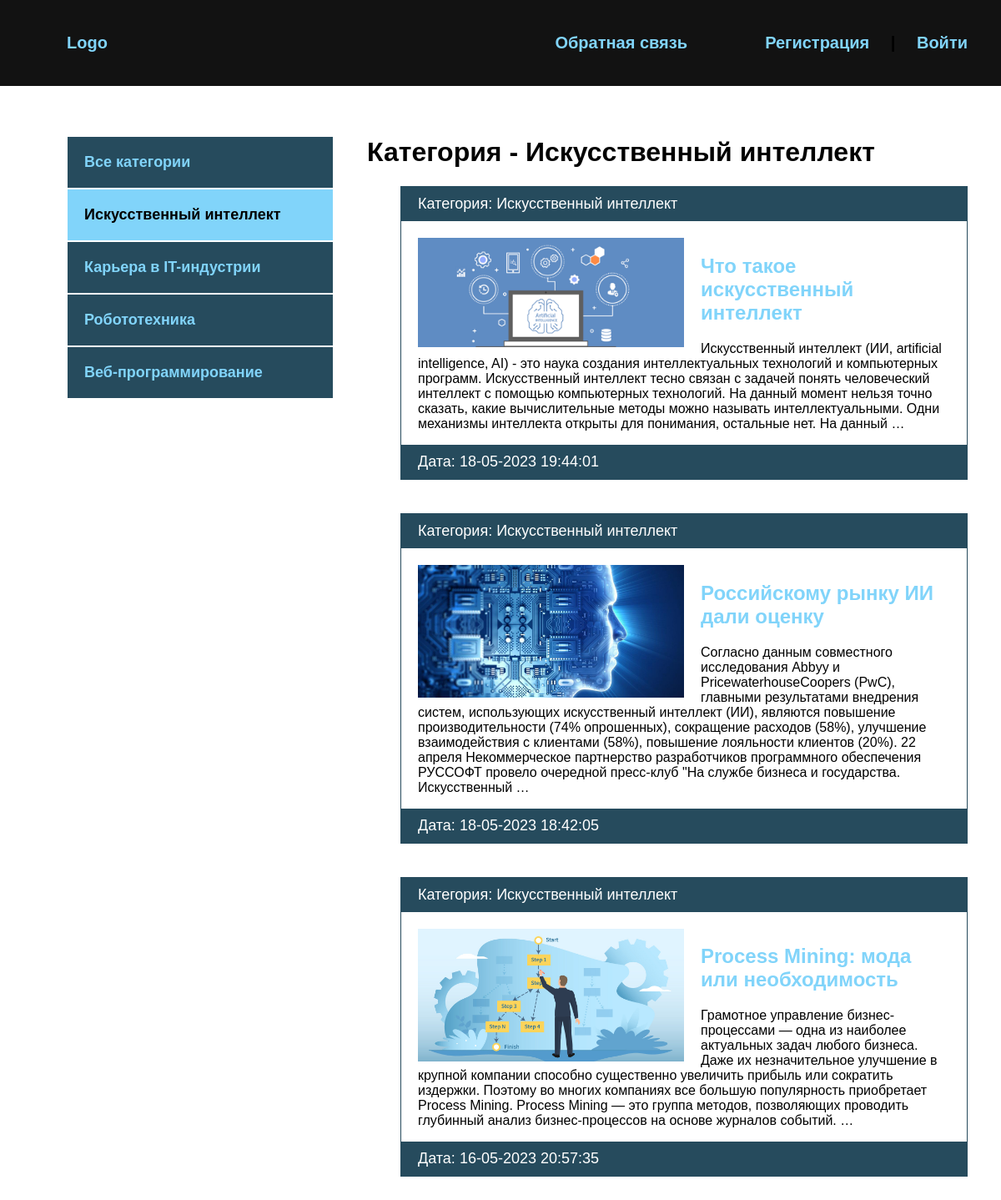
The page /category/iskusstvennyj-intellekt/ on the database its author committed.
### blog/models.py (models this page shows, shortened)
class Category(models.Model):
    name = models.CharField(max_length=255, verbose_name='Категория')
    slug = models.SlugField(max_length=255, unique=True, verbose_name='URL')
    def __str__(self):
        return self.name
    def get_absolute_url(self):
        return reverse('category', kwargs={'cat_slug': self.slug})
    class Meta:
        verbose_name = "Категорию"
        verbose_name_plural = "Категории"

class Blog(models.Model):
    title = models.CharField(max_length=255, verbose_name='Название')
    slug = models.SlugField(max_length=255, unique=True, verbose_name="URL")
    content = models.TextField(blank=True, verbose_name='Контент')
    photo = models.ImageField(upload_to="photos/%Y/%m/%d/", blank=True, verbose_name='Фото')
    time_created = models.DateTimeField(auto_now_add=True, verbose_name='Дата публикации')
    time_update = models.DateTimeField(auto_now=True, verbose_name='Дата обновления')
    is_published = models.BooleanField(default=True, verbose_name='Опубликовано')
    cat = models.ForeignKey('Category', on_delete=models.PROTECT, verbose_name='Категория')
    def get_absolute_url(self):
        return reverse('post', kwargs={'post_slug': self.slug})
    class Meta:
        verbose_name = "Новость"
        verbose_name_plural = "Новости"
        ordering = ['-time_created']

### blog/views.py (the view)
# urls.py: path('category/<slug:cat_slug>/', BlogCategory.as_view(), name='category'),
class BlogCategory(DataMixin, ListView):
    model = Blog
    template_name = "blog/index.html"
    context_object_name = 'posts'
    allow_empty = False
    def get_queryset(self):
        return Blog.objects.filter(cat__slug=self.kwargs['cat_slug'], is_published=True).select_related('cat')
    def get_context_data(self, *, object_list=None, **kwargs):
        context = super().get_context_data(**kwargs)
        c = Category.objects.get(slug=self.kwargs['cat_slug'])
        c_def = self.get_user_context(title='Категория - ' + str(c.name), cat_selected=c.pk)
        return dict(list(context.items()) + list(c_def.items()))

### blog/utils.py (called while the page is built)
    def get_user_context(self, **kwargs):
        context = kwargs
        cats = Category.objects.annotate(Count('blog'))
        user_menu = menu.copy()
        if not self.request.user.is_authenticated:
            user_menu.pop(0)
        context['menu'] = user_menu
        context['cats'] = cats
        if 'cat_selected' not in context:
            context['cat_selected'] = 0
        return context

### blog/templates/blog/index.html
{% extends 'blog/base.html' %}
{% block content %}
{% load static %}
<h1>{{ title }}</h1>
<ul>
    {% for p in posts %}
    <li>
        <p class="first">Категория: {{p.cat}}</p>
        <div class="text">
            {% if p.photo %}
            <img src="{{ p.photo.url }}" class="image" alt="">
            {% else %}
            <img src="{% static 'blog/default.jpg' %}" class="image" alt="">
            {% endif %}
            <h2><a href="{{ p.get_absolute_url }}">{{ p.title }}</a></h2>
            <p>{{ p.content|safe|truncatewords:50 }}</p>
        </div>
        <p class="date">Дата: {{ p.time_update|date:"d-m-Y H:i:s" }}</p>
    </li>
    {% endfor %}
</ul>
{% endblock %}

### blog/templates/blog/base.html (shortened to what this page needs)
{% load static %}
{% load blog_tags %}
<!DOCTYPE html>
<html lang="en">
<head>
    <link rel="stylesheet" href="{% static 'css/style.css' %}">
</head>
<body>
    <div class="header">
        <div class="wrap">
            <ul class="mainmenu">
                <li class="logo"><a href="{% url 'index' %}">Logo</a></li>
                {% for m in menu %}
                <li class="last"><a href="{% url m.url_name %}">{{ m.title }}</a></li>
                {% endfor %}
                {% if request.user.is_authenticated %}
                <li class="last">{{ user.username }} | <a href="{% url 'logout' %}">Выйти</a></li>
                {% else %}
                <li class="last"><a href="{% url 'register' %}">Регистрация</a> |
                    <a href="{% url 'login' %}">Войти</a></li>
                {% endif %}
            </ul>
        </div>
    </div>
    <div class="content">
        <div class="wrap">
            <div class="sidebar">
                <ul>
                    {% if cat_selected == 0 %}
                    <li class="selected">Все категории</li>
                    {% else %}
                    <li><a href="{% url 'index' %}">Все категории</a></li>
                    {% endif %}
                    {% for c in cats %}
                        {% if c.blog__count > 0 %}
                            {% if c.pk == cat_selected %}
                            <li class="selected">{{ c.name }}</li>
                            {% else %}
                            <li><a href="{{ c.get_absolute_url }}">{{ c.name }}</a></li>
                            {% endif %}
                        {% endif %}
                    {% endfor %}
                </ul>
            </div>
            <div class="main">
                {% block content %}
                {% endblock %}
            </div>
        </div>
    </div>
</body>
</html>

### blog/static/css/style.css (style rules this page uses)
body { margin: 0; padding: 0; background: #264b5d; font-family: Verdana, Geneva, Tahoma, sans-serif; }
.wrap { max-width: 1200px; margin: 0 auto; }
.content .wrap { background: #FFF; padding: 40px; box-sizing: border-box; display: flex; }
ul { list-style: none; }
a { color: #81d4fa; text-decoration: none; padding: 20px; }
.header { background: #121212; padding: 20px; }
.mainmenu { display: flex; align-items: center; font-size: 20px; font-weight: bold; }
.logo { flex-basis: 40%; }
.last { flex-basis: 30%; text-align: right; }
.sidebar ul { width: 320px; margin-right: 40px; margin-top: 20px; }
.sidebar a { padding: 20px; display: block; border: 1px solid #FFF; background: #264b5d; font-weight: bold; font-size: 18px; }
.selected { font-size: 18px; padding: 20px; border: 1px solid #FFF; font-weight: bold; background: #81d4fa; }
.main li { border: 1px solid #264b5d; margin-bottom: 40px; }
.first, .date { padding: 10px 20px; background: #264b5d; font-size: 18px; color: #FFF; margin: 0; }
.image { float: left; margin-right: 20px; max-width: 50%; }
.text { padding: 20px 20px 0; }
.text a { padding-left: 0; }

### rows shown on the page
Category: name "Искусственный интеллект"
Category: name "Карьера в IT-индустрии"
Category: name "Робототехника"
Category: name "Веб-программирование"
Blog: cat "Искусственный интеллект", photo (picture), title "Что такое искусственный интеллект", content "Искусственный интеллект (ИИ, artificial intelligence, AI) - это наука создания интеллектуальных технологий и компьютерных программ. Искусственный интеллект тесно связан с задачей понять человеческий интеллект с помощью компьютерных технологий. На данный момент нельзя точно сказать, какие вычислительные методы можно называть интеллектуальными. Одни механизмы интеллекта открыты для понимания, остальные нет. На данный …", time_update "18-05-2023 19:44:01"
Blog: cat "Искусственный интеллект", photo (picture), title "Российскому рынку ИИ дали оценку", content "Согласно данным совместного исследования Abbyy и PricewaterhouseCoopers (PwC), главными результатами внедрения систем, использующих искусственный интеллект (ИИ), являются повышение производительности (74% опрошенных), сокращение расходов (58%), улучшение взаимодействия с клиентами (58%), повышение лояльности клиентов (20%). 22 апреля Некоммерческое партнерство разработчиков программного обеспечения РУССОФТ провело очередной пресс-клуб \"На службе бизнеса и государства. Искусственный …", time_update "18-05-2023 18:42:05"
Blog: cat "Искусственный интеллект", photo (picture), title "Process Mining: мода или необходимость", content "Грамотное управление бизнес-процессами — одна из наиболее актуальных задач любого бизнеса. Даже их незначительное улучшение в крупной компании способно существенно увеличить прибыль или сократить издержки. Поэтому во многих компаниях все большую популярность приобретает Process Mining. Process Mining — это группа методов, позволяющих проводить глубинный анализ бизнес-процессов на основе журналов событий. …", time_update "16-05-2023 20:57:35"

### other values the page prints
{{ m.title }} "Обратная связь"
{{ title }} "Категория - Искусственный интеллект"
